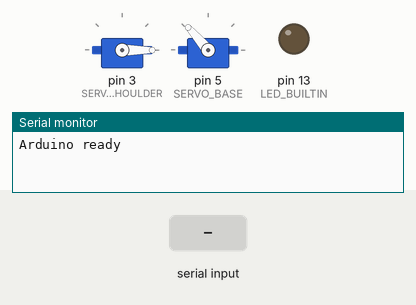
Recording of a sketch running on a simulated Arduino Uno, built with avr-gcc and run on an emulated ATmega328P. On the bench: 2 × servo, output pins drawn as LEDs (lit = HIGH), the last lines printed to the serial monitor. Inputs (shaded band) come from the test bench. Random numbers use the default seed unless the sketch sets one.

Above: at 6.2 s.
6.3 s: "1" received over Serial
At 7.52 s:
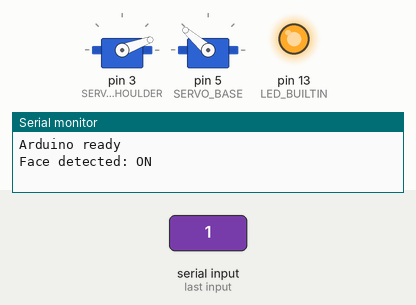
At 8.1 s:
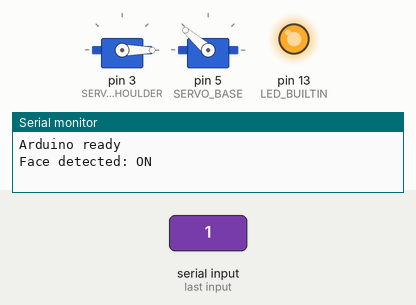
9.3 s: "0" received over Serial
At 14.7 s:
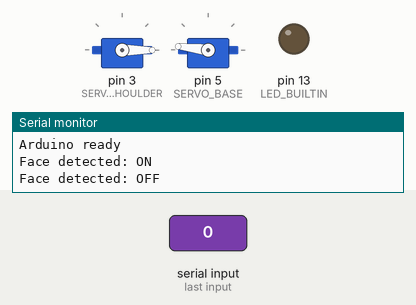
Timing chart, 0 to 32.3 s (numbered marks = the images above; inputs shaded):
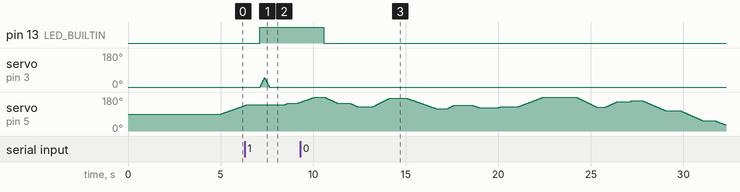

The sketch:

contacto-connected.ino
```cpp
#include <Servo.h>

Servo SERVO_BASE;
Servo SERVO_SHOULDER;

bool faceDetected = false;
// Flag to track if we've already stabbed for current detection
bool stabDone = false;

// Maximum jitter range in degrees around current position
const int JITTER_RANGE = 60;

void setup() {
  Serial.begin(115200);
  Serial.println("Arduino ready");
  pinMode(LED_BUILTIN, OUTPUT);

  SERVO_SHOULDER.attach(3, 500, 2500);
  SERVO_BASE.attach(5, 600, 2200);

  SERVO_SHOULDER.write(0);
  SERVO_BASE.write(90);
  delay(5000);
}

void loop() {
  // Read all incoming bytes and update faceDetected flag
  while (Serial.available() > 0) {
    char cmd = Serial.read();
    if (cmd == '1') {
      faceDetected = true;
      Serial.println("Face detected: ON");
    } else if (cmd == '0') {
      faceDetected = false;
      Serial.println("Face detected: OFF");
    }
  }

  digitalWrite(LED_BUILTIN, faceDetected ? HIGH : LOW);

  if (faceDetected) {
    if (!stabDone) {
      // Do one stab on first detection
      stab();
      stabDone = true;
      waitRandom(200, 800);
    } else {
      // After stabbing, keep jittering so it no quede trabado
      searchTarget();
      waitRandom(200, 800);
    }
  } else {
    // Reset flag when face is lost
    stabDone = false;
    // Continue search in idle
    searchTarget();
    waitRandom(300, 1000);
  }
}

void searchTarget() {
  int current = SERVO_BASE.read();
  int jitter = random(-JITTER_RANGE, JITTER_RANGE + 1);
  int targetPos = current + jitter;
  targetPos = constrain(targetPos, 0, 180);
  int speed = random(20, 30);

  if (targetPos > current) {
    for (int p = current; p <= targetPos; p++) {
      SERVO_BASE.write(p);
      delay(speed);
    }
  } else if (targetPos < current) {
    for (int p = current; p >= targetPos; p--) {
      SERVO_BASE.write(p);
      delay(speed);
    }
  }
  // if equal, no movement
}

void stab() {
  int depth = random(40, 50);

  // Move shoulder forward
  for (int pos = 0; pos <= depth; pos++) {
    SERVO_SHOULDER.write(pos);
    delay(5);
  }
  // Retract shoulder
  for (int pos = depth; pos >= 0; pos--) {
    SERVO_SHOULDER.write(pos);
    delay(5);
  }

  delay(500);
  SERVO_SHOULDER.write(0);
}

void waitRandom(int minMs, int maxMs) {
  delay(random(minMs, maxMs));
}
```

Measured:
- after the input at 6.3 s, pin 13 (LED_BUILTIN): LOW → HIGH after 0.83 s; servo on pin 3 (SERVO_SHOULDER): rises from 0° to 48° in 0.22 s, then falls to 0° in 0.25 s
- after the input at 9.3 s, pin 13 (LED_BUILTIN): HIGH → LOW after 1.3 s
